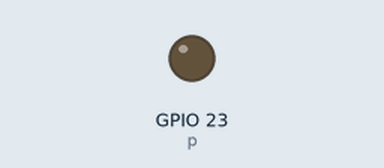
This program was run on a simulated Raspberry Pi (BCM pin numbers). On the bench: output pins drawn as LEDs (lit = HIGH).

Above: at 0.1 s.
At 19.1 s:
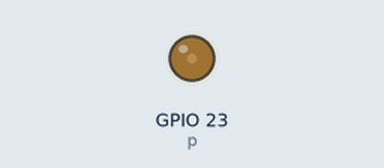
At 39.1 s:
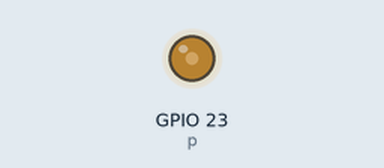
Timing chart, 0 to 40.0 s (numbered marks = the images above):
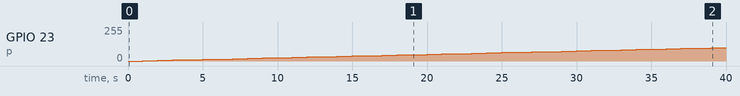

Measured:
- by itself, GPIO 23 (p): moves from 0/255 to 99/255 over 38.0 s

The program:

buzzer.py
```python
import time
import RPi.GPIO as GPIO
GPIO.setmode(GPIO.BCM)
GPIO.setup(23, GPIO.OUT)

p = GPIO.PWM(23, 100)
p.start(0)
try:
    while 1:
        for dc in range(0, 100):
            p.ChangeDutyCycle(dc)
            time.sleep(1)
        for dc in range(0, 100, 5):
            p.ChangeDutyCycle(dc)
            time.sleep(1)
except KeyboardInterrupt:
    pass
p.stop()
GPIO.cleanup()
```
